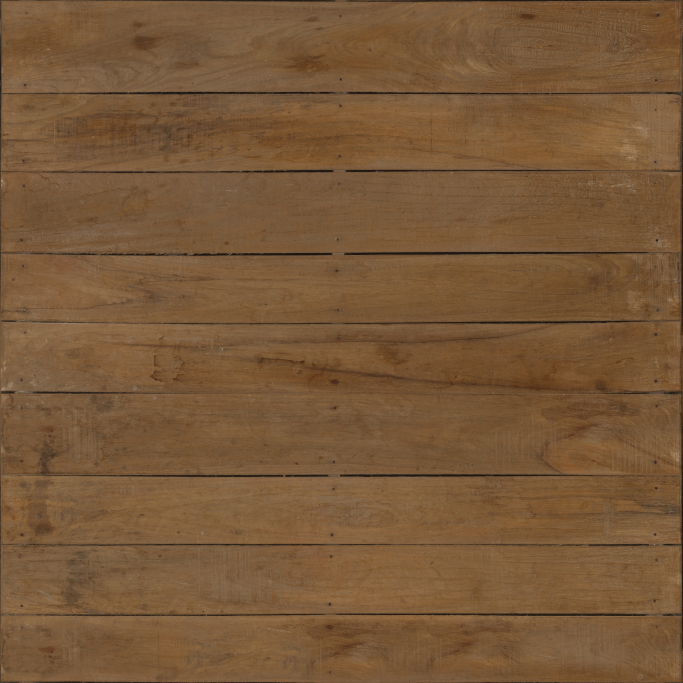
#> input picture imgs/board/source/wood_planks_diff_2k.jpg, 2048 x 2048 px (shown at 1/3 size)
$ python generate_platform_image.py
#> lines starting #> are read from the running program, lines starting #| are printed output that depends on the picture
"""
Genera la imagen de la plataforma de "supply" (mazos, hexágonos de repuesto,
bolsas) que se apoya sobre el borde de la mesa, por afuera del paño.

Tilea la textura "Wood Planks" (CC0, Poly Haven: https://polyhaven.com/a/wood_planks)
guardada en imgs/board/source/wood_planks_diff_2k.jpg para cubrir el tamaño
final de la plataforma.

Uso: py scripts/generate_platform_image.py
Salida: imgs/board/plataforma.png

El aspect ratio de esta imagen (WIDTH_PX : DEPTH_PX) no necesita coincidir con
la escala real de la plataforma en TTS: el Custom_Tile usa Stretch=True, así
que estira la imagen al tamaño que definan PLATFORM_SCALE_X / PLATFORM_SCALE_Z
en scripts/generate_tts_save.py.
"""
import os
from PIL import Image

WIDTH_PX  = 2048
DEPTH_PX  = 1024
TILE_PX   = 1024   # tamaño de cada repetición de la textura sobre el canvas

base_dir   = os.path.dirname(os.path.dirname(os.path.abspath(__file__)))
source_path = os.path.join(base_dir, "imgs", "board", "source", "wood_planks_diff_2k.jpg")
out_dir    = os.path.join(base_dir, "imgs", "board")
os.makedirs(out_dir, exist_ok=True)
out_path   = os.path.join(out_dir, "plataforma.png")

tile = Image.open(source_path).convert("RGBA").resize((TILE_PX, TILE_PX), Image.LANCZOS)

canvas = Image.new("RGBA", (WIDTH_PX, DEPTH_PX))
#> canvas: PIL image 2048x1024 RGBA; every value is 0
for y in range(0, DEPTH_PX, TILE_PX):
    for x in range(0, WIDTH_PX, TILE_PX):
        canvas.paste(tile, (x, y))
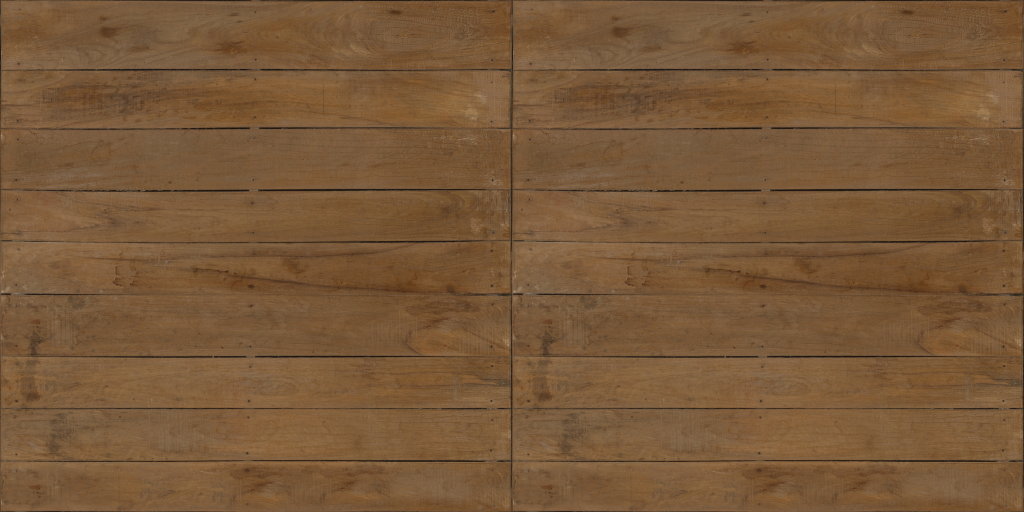
#> canvas: PIL image 2048x1024 RGBA (shown at 1/2 size); mean R, G, B, A 120.5, 88.3, 56.8, 255

canvas.save(out_path)
print(f"Generado: {out_path} ({WIDTH_PX}x{DEPTH_PX})")
